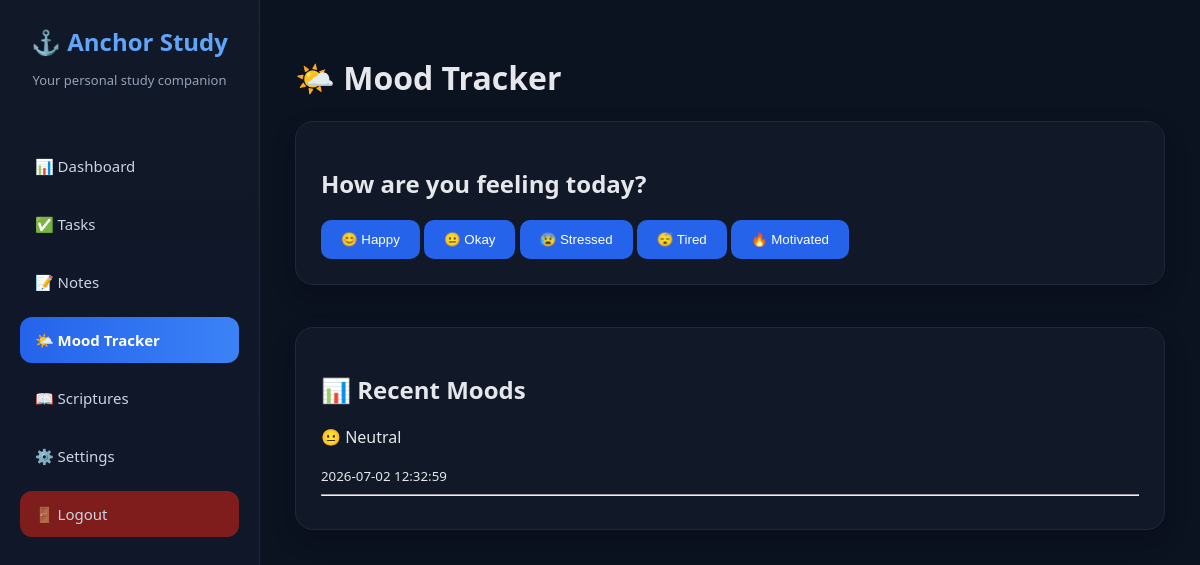
Page /mood (signed in) on the earlier database version.
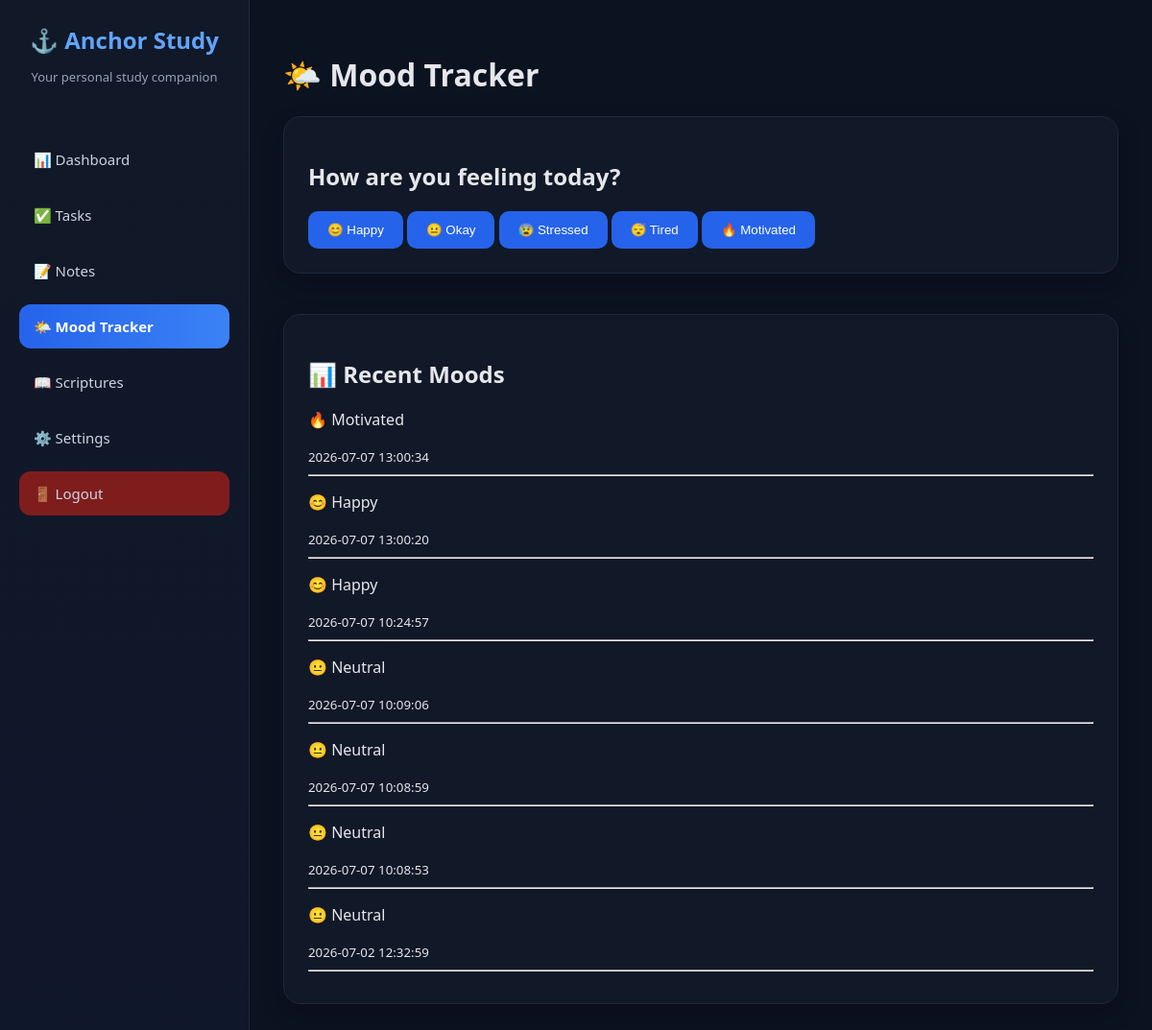
Same page on the later database version.
### tables this page shows
CREATE TABLE moods (
        id INTEGER PRIMARY KEY AUTOINCREMENT,
        username TEXT,
        mood TEXT,
        created_at TIMESTAMP DEFAULT CURRENT_TIMESTAMP
    );

### ai_student_assistant/routes/mood.py (the view, shortened to what this page needs)
@mood.route("/mood", methods=["GET", "POST"])
def mood_page():
    if "user" not in session:
        return redirect(url_for("auth.login"))
    username = session["user"]
    conn = get_db()
    moods = conn.execute(
        """
        SELECT * FROM moods
        WHERE username = ?
        ORDER BY created_at DESC
        """,
        (username,)
    ).fetchall()
    conn.close()
    return render_template(
        "mood.html",
        moods=moods
    )

### ai_student_assistant/database.py (called while the page is built)
def get_db():
    conn = sqlite3.connect(DB_NAME)
    conn.row_factory = sqlite3.Row
    return conn

### ai_student_assistant/templates/mood.html
{% extends "base.html" %}
{% block content %}
<h1>🌤️ Mood Tracker</h1>
<div class="card">
<h2>How are you feeling today?</h2>
<form method="POST">
<button name="mood" value="😊 Happy">
😊 Happy
</button>
<button name="mood" value="😐 Okay">
😐 Okay
</button>
<button name="mood" value="😰 Stressed">
😰 Stressed
</button>
<button name="mood" value="😴 Tired">
😴 Tired
</button>
<button name="mood" value="🔥 Motivated">
🔥 Motivated
</button>
</form>
</div>
<br>
<div class="card">
<h2>📊 Recent Moods</h2>
{% if moods %}
    {% for mood in moods %}
        <div>
            <p>
                {{ mood["mood"] }}
            </p>
            <small>
                {{ mood["created_at"] }}
            </small>
        </div>
        <hr>
    {% endfor %}
{% else %}
    <p>
        No moods recorded yet.
    </p>
{% endif %}
</div>
{% endblock %}

### ai_student_assistant/templates/base.html (shortened to what this page needs)
<!DOCTYPE html>
<html>
<head>
</head>
<body>
<div class="sidebar">
    <div class="logo">
        <h2>⚓ Anchor Study</h2>
        <p>Your personal study companion</p>
    </div>
    <a href="/dashboard"
    class="{% if request.path == '/dashboard' %}active{% endif %}">
        📊 Dashboard
    </a>
    <a href="/tasks"
    class="{% if request.path == '/tasks' %}active{% endif %}">
        ✅ Tasks
    </a>
    <a href="/notes"
    class="{% if request.path == '/notes' %}active{% endif %}">
        📝 Notes
    </a>
    <a href="/mood"
    class="{% if request.path == '/mood' %}active{% endif %}">
        🌤️ Mood Tracker
    </a>
    <a href="/scriptures"
    class="{% if request.path == '/scriptures' %}active{% endif %}">
        📖 Scriptures
    </a>
    <a href="/settings"
    class="{% if request.path == '/settings' %}active{% endif %}">
        ⚙️ Settings
    </a>
    <a href="/logout" class="logout">
        🚪 Logout
    </a>
</div>
<div class="main">
    {% block content %}
    {% endblock %}
</div>
</body>
</html>

### ai_student_assistant/templates/base.html (style rules this page uses)
* { box-sizing: border-box; }
body { margin: 0; font-family: "Segoe UI", Arial, sans-serif; display: flex; height: 100vh; background: #0b1220; color: #e5e7eb; }
.sidebar { width: 260px; background: linear-gradient( 180deg, #111827, #0f172a ); padding: 25px 20px; display: flex; flex-direction: column; border-right: 1px solid #1e293b; }
.logo { text-align: center; margin-bottom: 35px; }
.logo h2 { color: #60a5fa; margin: 0; font-size: 24px; }
.logo p { color: #94a3b8; font-size: 13px; }
.sidebar a { display: flex; align-items: center; gap: 10px; color: #cbd5e1; text-decoration: none; padding: 13px 15px; margin: 6px 0; border-radius: 12px; transition: 0.3s; font-size: 15px; }
.sidebar a.active { background: linear-gradient( 90deg, #2563eb, #3b82f6 ); color: white; font-weight: bold; }
.logout { margin-top: auto; background: #7f1d1d; }
.main { flex: 1; padding: 35px; overflow-y: auto; }
.card { background: #111827; padding: 25px; border-radius: 18px; border: 1px solid #1e293b; box-shadow: 0 10px 25px rgba(0,0,0,0.2); margin-bottom:20px; }
button { background:#2563eb; color:white; border:none; padding:12px 20px; border-radius:10px; cursor:pointer; transition:0.3s; }

Differences in the rows shown:
added moods: mood "🔥 Motivated", created_at "2026-07-07 13:00:34"
added moods: mood "😊 Happy", created_at "2026-07-07 13:00:20"
added moods: mood "😊 Happy", created_at "2026-07-07 10:24:57"
added moods: mood "😐 Neutral", created_at "2026-07-07 10:09:06"
added moods: mood "😐 Neutral", created_at "2026-07-07 10:08:59"
added moods: mood "😐 Neutral", created_at "2026-07-07 10:08:53"
